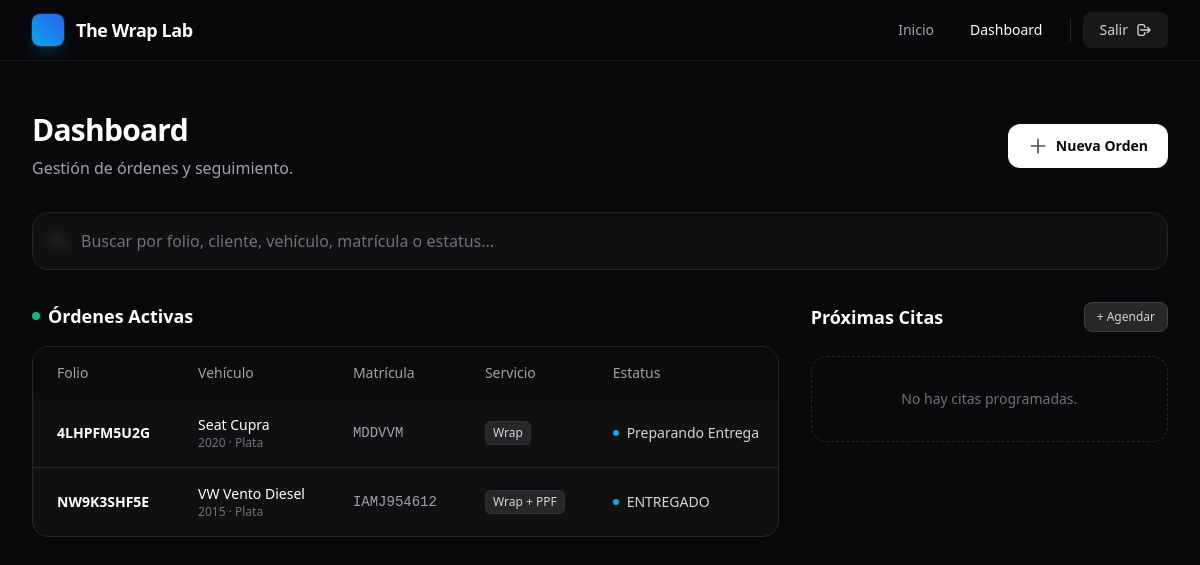
The page /dashboard/ (signed in) on the database its author committed.
### taller/models.py (models this page shows, shortened)
class OrdenServicio(models.Model):
    class Servicio(models.TextChoices):
        WRAP = 'WRAP', 'Wrap'
        PPF = 'PPF', 'PPF'
        WRAP_Y_PPF = 'WRAP_PPF', 'Wrap + PPF'
    class Estatus(models.TextChoices):
        EN_RECEPCION = 'EN_RECEPCION', 'En Recepción'
        EN_PREPARACION = 'EN_PREPARACION', 'En Preparación'
        EN_PROCESO = 'EN_PROCESO', 'En Proceso'
        PREPARANDO_ENTREGA = 'PREPARANDO_ENTREGA', 'Preparando Entrega'
        TRABAJO_TERMINADO = 'TRABAJO_TERMINADO', 'Trabajo Terminado'
    TESTIGOS_CHOICES = [
        ('check_engine', 'Check Engine'),
        ('abs', 'ABS'),
        ('airbag', 'Bolsa de Aire'),
        ('battery', 'Batería'),
        ('oil', 'Aceite'),
        ('brake', 'Frenos'),
        ('temp', 'Temperatura'),
        ('tire', 'Presión de Llantas'),
        ('stability', 'Control de Estabilidad'),
        ('bulb', 'Foco Fundido'),
        ('gas', 'Reserva de Gasolina'),
        ('service', 'Servicio Programado'),
    ]
    folio = models.CharField(max_length=12, unique=True, blank=True, db_index=True)
    cliente_nombre = models.CharField(max_length=200)
    vehiculo_marca = models.CharField(max_length=80)
    vehiculo_modelo = models.CharField(max_length=80)
    vehiculo_matricula = models.CharField(max_length=20, blank=True)
    vehiculo_anio = models.PositiveIntegerField()
    vehiculo_color = models.CharField(max_length=80)
    servicio = models.CharField(max_length=12, choices=Servicio.choices, default=Servicio.WRAP)
    estatus = models.CharField(max_length=20, choices=Estatus.choices, default=Estatus.EN_RECEPCION)
    costo_total = models.DecimalField(max_digits=10, decimal_places=2, default=0)
    monto_pagado = models.DecimalField(max_digits=10, decimal_places=2, default=0)
    testigos = models.JSONField(default=list, blank=True)
    notas = models.TextField(blank=True)
    creado_en = models.DateTimeField(auto_now_add=True)
    actualizado_en = models.DateTimeField(auto_now=True)

### taller/views.py (the view, shortened to what this page needs)
# urls.py: path('dashboard/', views.dashboard, name='dashboard'),
@user_passes_test(_superuser_required)
def dashboard(request: HttpRequest) -> HttpResponse:
    q = (request.GET.get('q') or '').strip()
    qs = OrdenServicio.objects.all().order_by('-actualizado_en')
    activas = qs.exclude(estatus=OrdenServicio.Estatus.TRABAJO_TERMINADO)
    entregadas = qs.filter(estatus=OrdenServicio.Estatus.TRABAJO_TERMINADO)
    citas_proximas = Cita.objects.filter(fecha__gte=timezone.now(), completada=False).order_by('fecha')
    return render(request, 'taller/dashboard.html', {
        'activas': activas,
        'entregadas': entregadas,
        'citas_proximas': citas_proximas,
        'q': q
    })

### taller/views.py (called while the page is built)
def _superuser_required(user) -> bool:
    return user.is_authenticated and user.is_superuser

### templates/taller/dashboard.html (shortened to what this page needs)
{% extends "taller/base.html" %}
{% block content %}
<div class="flex flex-col gap-8">
  <div class="flex flex-col gap-4 sm:flex-row sm:items-center sm:justify-between">
    <div>
      <h1 class="text-3xl font-bold tracking-tight text-white">Dashboard</h1>
      <p class="mt-2 text-zinc-400">Gestión de órdenes y seguimiento.</p>
    </div>
    <a class="group inline-flex items-center justify-center gap-2 rounded-xl bg-white px-5 py-3 text-sm font-semibold text-zinc-950 transition hover:bg-zinc-200"
      href="{% url 'orden_nueva' %}">
      <svg class="h-5 w-5 text-zinc-600 transition group-hover:text-zinc-950" fill="none" viewBox="0 0 24 24"
        stroke="currentColor" stroke-width="2">
        <path stroke-linecap="round" stroke-linejoin="round" d="M12 4v16m8-8H4" />
      </svg>
      Nueva Orden
    </a>
  </div>
  <div class="relative">
    <div class="pointer-events-none absolute inset-y-0 left-0 flex items-center pl-4">
      <svg class="h-5 w-5 text-zinc-500" fill="none" viewBox="0 0 24 24" stroke="currentColor" stroke-width="2">
        <path stroke-linecap="round" stroke-linejoin="round" d="M21 21l-6-6m2-5a7 7 0 11-14 0 7 7 0 0114 0z" />
      </svg>
    </div>
    <form method="get">
      <input
        class="w-full rounded-2xl border border-zinc-800 bg-zinc-900/50 py-4 pl-12 pr-4 text-white placeholder-zinc-500 shadow-sm backdrop-blur-sm transition focus:border-sky-500 focus:outline-none focus:ring-1 focus:ring-sky-500"
        name="q" value="{{ q }}" placeholder="Buscar por folio, cliente, vehículo, matrícula o estatus..."
        autocomplete="off" />
    </form>
  </div>
  <div class="grid gap-6 md:gap-8 lg:grid-cols-3">
    <div class="flex min-w-0 flex-col gap-6 md:gap-8 lg:col-span-2">
      <div class="space-y-4">
        <h2 class="flex items-center gap-2 text-lg font-semibold text-white">
          <span class="h-2 w-2 rounded-full bg-emerald-500"></span>
          Órdenes Activas
        </h2>
        <div class="overflow-hidden rounded-2xl border border-zinc-800 bg-zinc-900/50 shadow-sm backdrop-blur-sm">
          <div class="overflow-x-auto">
            <table class="w-full whitespace-nowrap text-left text-sm">
              <thead class="bg-zinc-950/50 text-zinc-400">
                <tr>
                  <th class="px-6 py-4 font-medium">Folio</th>
                  <th class="px-6 py-4 font-medium">Vehículo</th>
                  <th class="px-6 py-4 font-medium">Matrícula</th>
                  <th class="px-6 py-4 font-medium">Servicio</th>
                  <th class="px-6 py-4 font-medium">Estatus</th>
                </tr>
              </thead>
              <tbody class="divide-y divide-zinc-800">
                {% for o in activas %}
                <tr class="group transition hover:bg-zinc-800/50">
                  <td class="px-6 py-4">
                    <a class="font-semibold text-white hover:text-sky-400 hover:underline"
                      href="{% url 'orden_detalle' pk=o.pk %}">
                      {{ o.folio }}
                    </a>
                  </td>
                  <td class="px-6 py-4 text-zinc-300">
                    <div class="flex flex-col">
                      <span class="font-medium text-white">{{ o.vehiculo_marca }} {{ o.vehiculo_modelo }}</span>
                      <span class="text-xs text-zinc-500">{{ o.vehiculo_anio }} · {{ o.vehiculo_color }}</span>
                    </div>
                  </td>
                  <td class="px-6 py-4 font-mono text-zinc-400">{{ o.vehiculo_matricula|default:"-" }}</td>
                  <td class="px-6 py-4">
                    <span
                      class="inline-flex items-center rounded-md bg-zinc-800 px-2 py-1 text-xs font-medium text-zinc-300 ring-1 ring-inset ring-zinc-700/50">
                      {{ o.get_servicio_display }}
                    </span>
                  </td>
                  <td class="px-6 py-4">
                    <div class="flex items-center gap-2">
                      {% if o.estatus == 'LISTO' %}
                      <span class="h-1.5 w-1.5 rounded-full bg-emerald-500"></span>
                      {% elif o.estatus == 'RECIBIDO' %}
                      <span class="h-1.5 w-1.5 rounded-full bg-zinc-500"></span>
                      {% else %}
                      <span class="h-1.5 w-1.5 rounded-full bg-sky-500 animate-pulse"></span>
                      {% endif %}
                      <span class="text-zinc-300">{{ o.get_estatus_display }}</span>
                    </div>
                  </td>
                </tr>
                {% empty %}
                <tr>
                  <td class="px-6 py-12 text-center text-zinc-500" colspan="7">
                    No hay órdenes activas en este momento.
                  </td>
                </tr>
                {% endfor %}
              </tbody>
            </table>
          </div>
        </div>
      </div>
    </div>
    <div class="flex min-w-0 flex-col gap-6">
      <div class="flex items-center justify-between">
        <h2 class="text-lg font-semibold text-white">Próximas Citas</h2>
        <a class="rounded-lg border border-zinc-700 bg-zinc-800 px-3 py-1.5 text-xs font-medium text-zinc-300 transition hover:bg-zinc-700 hover:text-white"
          href="{% url 'cita_nueva' %}">
          + Agendar
        </a>
      </div>
      <div class="space-y-4">
        {% for cita in citas_proximas %}
        <div
          class="group relative overflow-hidden rounded-2xl border border-zinc-800 bg-zinc-900/50 p-5 transition hover:border-zinc-700 hover:bg-zinc-900">
          <div
            class="absolute right-0 top-0 h-16 w-16 -translate-y-8 translate-x-8 rounded-full bg-sky-500/10 blur-xl transition group-hover:bg-sky-500/20">
          </div>
          <div class="relative z-10">
            <div class="flex justify-between items-start gap-3">
              <div>
                <h3 class="font-semibold text-white group-hover:text-sky-300">{{ cita.cliente_nombre }}</h3>
                <p class="text-sm text-zinc-400">{{ cita.get_tipo_display }}</p>
              </div>
              <div class="text-right">
                <div class="text-lg font-bold text-white">{{ cita.fecha|date:"d" }}</div>
                <div class="text-xs font-medium uppercase tracking-wider text-zinc-500">{{ cita.fecha|date:"M" }}</div>
              </div>
            </div>
            <div class="mt-4 flex items-center gap-2 text-sm text-zinc-500">
              <svg class="h-4 w-4" fill="none" viewBox="0 0 24 24" stroke="currentColor">
                <path stroke-linecap="round" stroke-linejoin="round" stroke-width="2"
                  d="M12 8v4l3 3m6-3a9 9 0 11-18 0 9 9 0 0118 0z" />
              </svg>
              {{ cita.fecha|date:"H:i" }} hrs
            </div>
            {% if cita.cliente_contacto %}
            <div class="mt-2 flex items-center gap-2 text-sm text-zinc-500">
              <svg class="h-4 w-4" fill="none" viewBox="0 0 24 24" stroke="currentColor">
                <path stroke-linecap="round" stroke-linejoin="round" stroke-width="2"
                  d="M3 5a2 2 0 012-2h3.28a1 1 0 01.948.684l1.498 4.493a1 1 0 01-.502 1.21l-2.257 1.13a11.042 11.042 0 005.516 5.516l1.13-2.257a1 1 0 011.21-.502l4.493 1.498a1 1 0 01.684.949V19a2 2 0 01-2 2h-1C9.716 21 3 14.284 3 6V5z" />
              </svg>
              {{ cita.cliente_contacto }}
            </div>
            {% endif %}
            <div class="mt-4 flex justify-end border-t border-zinc-800/50 pt-3">
              <a class="text-xs font-medium text-zinc-500 transition hover:text-white"
                href="{% url 'cita_editar' pk=cita.pk %}">Editar detalles &rarr;</a>
            </div>
          </div>
        </div>
        {% empty %}
        <div class="rounded-2xl border border-dashed border-zinc-800 p-8 text-center">
          <p class="text-sm text-zinc-500">No hay citas programadas.</p>
        </div>
        {% endfor %}
      </div>
    </div>
  </div>
</div>
{% endblock %}

### templates/taller/base.html (style rules this page uses)
input::placeholder, textarea::placeholder { color: #71717a; }

### rows shown on the page
OrdenServicio: folio "4LHPFM5U2G", vehiculo_marca "Seat", vehiculo_modelo "Cupra", vehiculo_anio "2020", vehiculo_color "Plata", vehiculo_matricula "MDDVVM", servicio "Wrap", estatus "Preparando Entrega"
OrdenServicio: folio "NW9K3SHF5E", vehiculo_marca "VW", vehiculo_modelo "Vento Diesel", vehiculo_anio "2015", vehiculo_color "Plata", vehiculo_matricula "IAMJ954612", servicio "Wrap + PPF", estatus "ENTREGADO"
